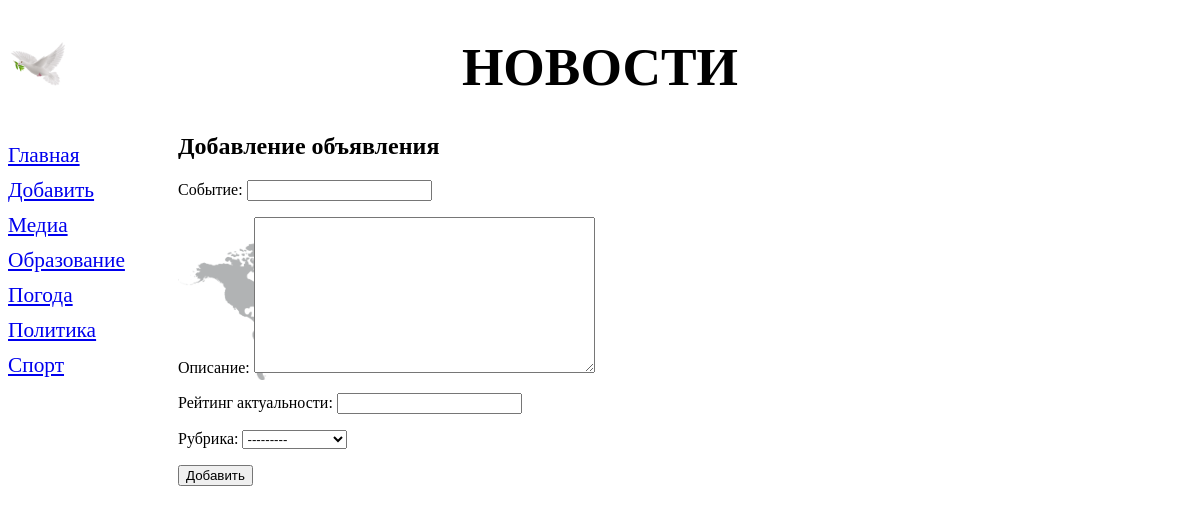
The page /bboard/add/ on the database its author committed.
### bboard/models.py (models this page shows)
class Rubric(models.Model):
    name = models.CharField(max_length=20, db_index=True, verbose_name='Haзвaниe')
    def __str__(self):
        return self.name
    class Meta:
        verbose_name_plural = 'Рубрики'
        verbose_name = 'Рубрика'
        ordering = ['name']

### bboard/views.py (the view)
# urls.py: path('add/', BbCreateView.as_view() , name='add'),
class BbCreateView(CreateView):
    template_name = 'bboard/create.html'
    form_class = BbForm
    success_url = successuri = reverse_lazy('index')
    def get_context_data(self, **kwargs):
        context = super().get_context_data(**kwargs)
        context['rubrics'] = Rubric.objects.all()
        return context

### bboard/forms.py
class BbForm(ModelForm):
    class Meta:
        model = Bb
        fields = ('title', 'content', 'price', 'rubric')

### bboard/templates/bboard/create.html (shortened to what this page needs)
{% extends "layout/basic.html" %}
{% block content %}
<h2>Добавление объявления</h2>
<form method="post">
    {{ form.as_p }}
<input type="submit" value="Добавить">
</form>
{% endblock %}

### bboard/templates/layout/basic.html (shortened to what this page needs)
{% load static %}
{% load static %}
<!DOCTYPE html>
<html>
<head>
    <link rel="stylesheet" type="text/css"
        href="{% static 'bboard/style.css' %}">
</head>
<body>
<header>
    <h1>Новости</h1>
</header>
<nav>
    <a href="{% url 'index' %}">Главная</a>
    <a href="{% url 'add' %}">Добавить</a>
    {% for rubric in rubrics %}
    <a href="{% url 'by_rubric' rubric.pk %}">
        {{ rubric.name }}</a>
    {% endfor %}
</nav>
<section>
    {% block content %} {% endblock %}
</section>
</body>
</html>

### bboard/static/bboard/style.css (style rules this page uses)
header h1 { font-size: 40pt; text-transform: uppercase; text-align: center; background: url("pngegg.png") left / auto 100% no-repeat; }
nav { font-size: 16pt; width: 150px; float: left; }
nav a { display: block; margin: 10px 0px; }
section { margin-left: 170px; background: url("pngwing.png") left / auto 40% no-repeat; }

### rows shown on the page
Rubric: name "Медиа"
Rubric: name "Образование"
Rubric: name "Погода"
Rubric: name "Политика"
Rubric: name "Спорт"
